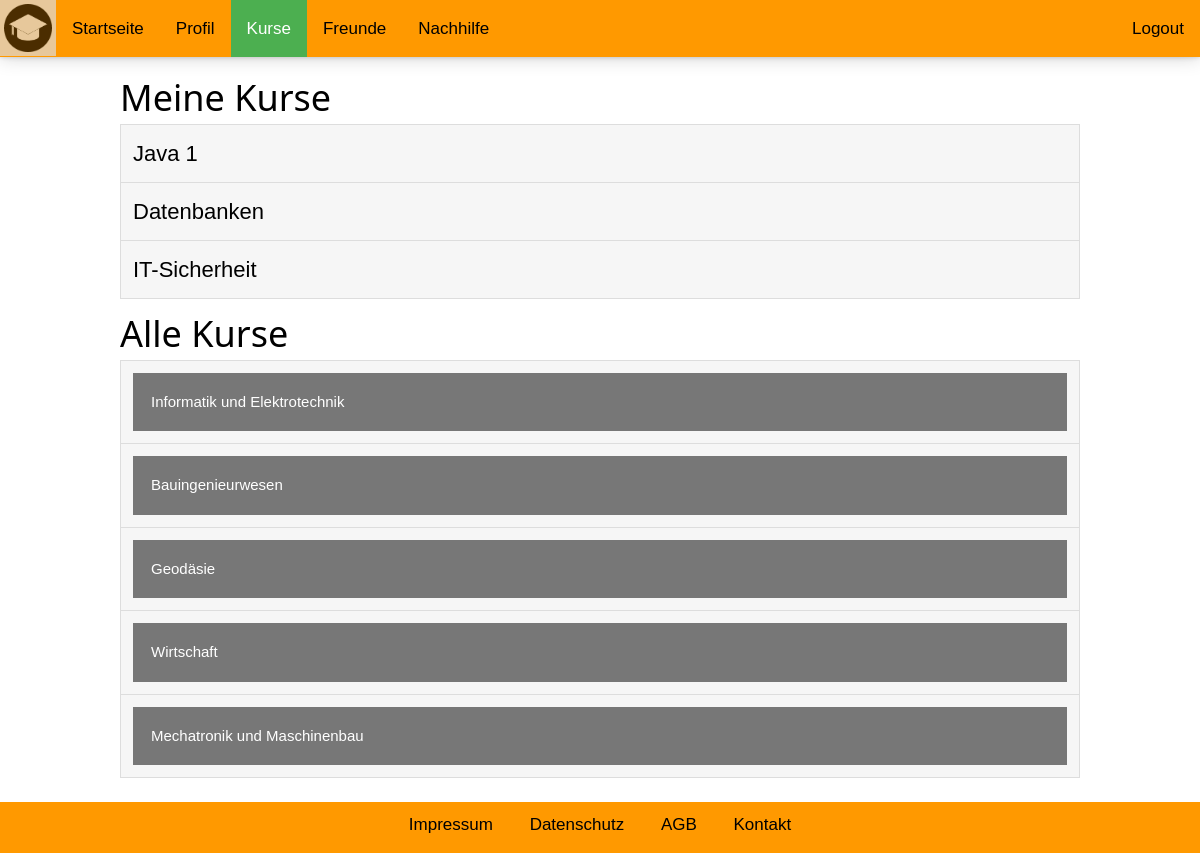
The page /KurseUebersicht.php (signed in) on the database its author committed.
### tables this page shows
CREATE TABLE `kurs` (
  `kursID` int(11) NOT NULL,
  `name` varchar(255) NOT NULL,
  `beschreibung` varchar(1024) NOT NULL,
  `voraussetzung` varchar(255) NOT NULL
);

### KurseUebersicht.php (the view, shortened to what this page needs)
<!DOCTYPE html>
<html>
<head>
    <link rel="stylesheet" href="styler.css">
</head>
<body>
    <div class="topnav" id="myTopnav">
        <a href="Startseite.php" id="logo"><img src="symbole/logo.png" alt="John" style="width:48px"></a>
        <div class="topbartexte" id="topbartexte">
            <a href="Startseite.php">Startseite</a>
            <a href="Profil.php">Profil</a>
            <a class="active" href="KurseUebersicht.php">Kurse</a>
            <a href="FreundeUebersicht.php">Freunde</a>
            <a href="Nachhilfe.php">Nachhilfe</a>
            <div class="container" id="logoutbtn">
                <form method="POST">
                    <a href="logoutSeite.php">Logout</a>
                </form>
            </div>
        </div>
    </div>
    <p class="headerabstand"></p>
    <div class="footerContent">
        <a href="impressum.php">Impressum</a>
        <a href="datenschutz.php">Datenschutz</a>
        <a href="datenschutz.php">AGB</a>
        <a href="impressum.php">Kontakt</a>
    </div>
    <div id="KurseUebersicht">
        <div id="MeineKurseDiv">
            <h1 id="MeineKurseUeberschrift">Meine Kurse</h1>
            <ul id="MeineKurseListe">
                <?php
                    $link = mysqli_connect("localhost", "root");
                    $_userID = $_SESSION["userID"];
                    $sql1 = "SELECT kursID FROM userkurse WHERE userID='$_userID'";
                    $_res1 = mysqli_query($link, $sql1);
                    $_anzahl = mysqli_num_rows($_res1);
                    if ($_anzahl == 0) {
                        echo("<script>console.log('Kein beigetretener Kurs gefunden');</script>");
                        echo "<li><a href='#'>Hier k&ouml;nnten deine Kurse stehen</a></li>";
                        echo "<li><a href='#'>Trete daf&uuml;r einem Kurs bei</a></li>";
                    }
                    else {
                        while($_row1 = $_res1->fetch_assoc()){
                            $_kursID = $_row1["kursID"];
                            $_sql2 = "SELECT name FROM kurs WHERE kursID='$_kursID'";
                            $_res2 = mysqli_query($link, $_sql2);
                            while($_row2 = $_res2->fetch_assoc()){
                                $_kursName = $_row2["name"];
                                echo "<li><a href='Kurs.php?kid=$_kursID'>$_kursName</a></li>";
                            }
                        }
                    }
                ?>
            </ul>
        </div>
        <div id="AlleKurseDiv">
            <h1 id="AlleKurseUeberschrift">Alle Kurse</h1>
            <ul class="AlleKurseListe">
                <li>
                    <button class="collapsible">Informatik und Elektrotechnik</button>
                </li>
                <li>
                    <button class="collapsible">Bauingenieurwesen</button>
                </li>
                <li>
                    <button class="collapsible">Geod&aumlsie</button>
                </li>
                <li>
                    <button class="collapsible">Wirtschaft</button>
                </li>
                <li>
                    <button class="collapsible">Mechatronik und Maschinenbau</button>
                </li>
            </ul>
        </div>
    </div>
</body>
</html>

### styler.css (style rules this page uses)
html { box-sizing: border-box }
*, *:before, *:after { box-sizing: inherit }
html { -ms-text-size-adjust: 100%; -webkit-text-size-adjust: 100% }
body { margin: 0; }
a { background-color: transparent; -webkit-text-decoration-skip: objects }
img { border-style: none }
button, input, select, textarea { font: inherit; margin: 0 }
button, input { overflow: visible }
button, select { text-transform: none }
button, html [type=button], [type=reset], [type=submit] { -webkit-appearance: button }
html, body { font-family: Verdana, sans-serif; font-size: 15px; line-height: 1.5 }
html { overflow-x: hidden }
h1 { font-size: 36px }
h1, h2, h3, h4, h5, h6 { font-family: "Segoe UI", Arial, sans-serif; font-weight: 400; margin: 0; }
img { vertical-align: middle }
a { color: inherit }
.container { display: inline-block; cursor: pointer; float: right; }
.topnav { background-color: #ff9900; overflow: hidden; position: fixed; top: 0; width: 100%; z-index: 100000; box-shadow: 0 0 5px 0 rgba(0, 0, 0, 0.2), 0 0 20px 0 rgba(0, 0, 0, 0.19); }
.topnav a { float: left; color: #000000; text-align: center; padding: 15.5px 16px; text-decoration: none; font-size: 17px; }
.topnav a.active { background-color: #4CAF50; color: white; }
button { border: none; outline: 0; display: inline-block; padding: 8px; color: white; background-color: #000; text-align: center; cursor: pointer; width: 100%; font-size: 18px; }
a { text-decoration: none; font-size: 22px; color: black; }
* { box-sizing: border-box; }
#logo { margin: 0px; padding: 4px }
@media (min-width: 961px) { #topbartexte { display: inherit; } }
.headerabstand { font-size: 1px; padding-bottom: 55px; }
.footerContent { background-color: #ff9900; position: fixed; bottom: 0px; height: 3em; padding: 0.6em; text-align: center; width: 100%; font-size: 17px; }
.footerContent a { color: black; padding: 14px 16px; font-size: 17px; }

### KurseUebersicht.php (style rules this page uses)
#KurseUebersicht { width: 80%; max-width: 960px; margin: 1em auto 5em auto; }
#MeineKurseListe, .AlleKurseListe { list-style-type: none; padding: 0px; margin: 0px; }
#MeineKurseListe li, .AlleKurseListe li { border: 1px solid #ddd; margin-top: -1px; background-color: #f6f6f6; padding: 12px; text-decoration: none; font-size: 18px; color: black; display: block; }
#AlleKurseDiv { margin-top: 0.5em; }
.collapsible { background-color: #777; color: white; cursor: pointer; padding: 18px; width: 100%; border: none; text-align: left; outline: none; font-size: 15px; }
.active, .collapsible:hover { background-color: #555; }

### rows shown on the page
kurs: name "Java 1"
kurs: name "Datenbanken"
kurs: name "IT-Sicherheit"
